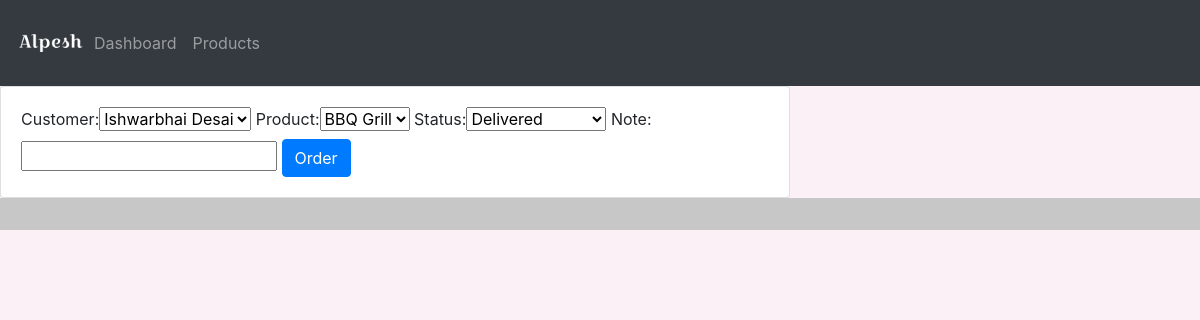
The page /dashboard/update_order/7/ on the database its author committed.
### home/models.py (models this page shows, shortened)
class order(models.Model):
    STATUS = (
        ('Pending', 'Pending'),
        ('Out for delivery', 'Out for delivery'),
        ('Delivered', 'Delivered')
    )
    customer = models.ForeignKey(
        customer, null=True, on_delete=models.SET_NULL)
    product = models.ForeignKey(product, null=True, on_delete=models.SET_NULL)
    date_created = models.DateTimeField(auto_now=True)
    status = models.CharField(max_length=100, null=True, choices=STATUS)
    note = models.CharField(max_length=100, null=True)

### home/views.py (the view)
# urls.py: path("update_order/<str:cid>/", views.updateOrder, name='update_order'),
def updateOrder(request, cid):
    orders = order.objects.get(id=cid)
    form = orderForm(instance=orders)
    if request.method == 'POST':
        form = orderForm(request.POST, instance=orders)
        if form.is_valid():
            form.save()
            return redirect('/')
    context = {'form': form}
    return render(request, 'order_form.html', context)

### home/forms.py
class orderForm(ModelForm):
    class Meta:
        model = order
        fields = '__all__'

### home/models.py (called while the page is built)
    def __str__(self):
        return self.name

    def __str__(self):
        return self.name

### templates/order_form.html
{%extends 'base.html'%} {%load static%} {%block content%}
<div class="row">
  <div class="col-md-8">
    <div class="card card-body">
      <form action="" method="POST">
        {% csrf_token %} {{form}}
        <input class="btn btn-primary" type="submit" value="Order" />
      </form>
    </div>
  </div>
</div>
{% endblock %}

### static/css/base.css (style rules this page uses)
#bg { background-color: #fcf0f7; }

### rows shown on the page
order: customer "Ishwarbhai Desai", product "BBQ Grill", status "Delivered"
